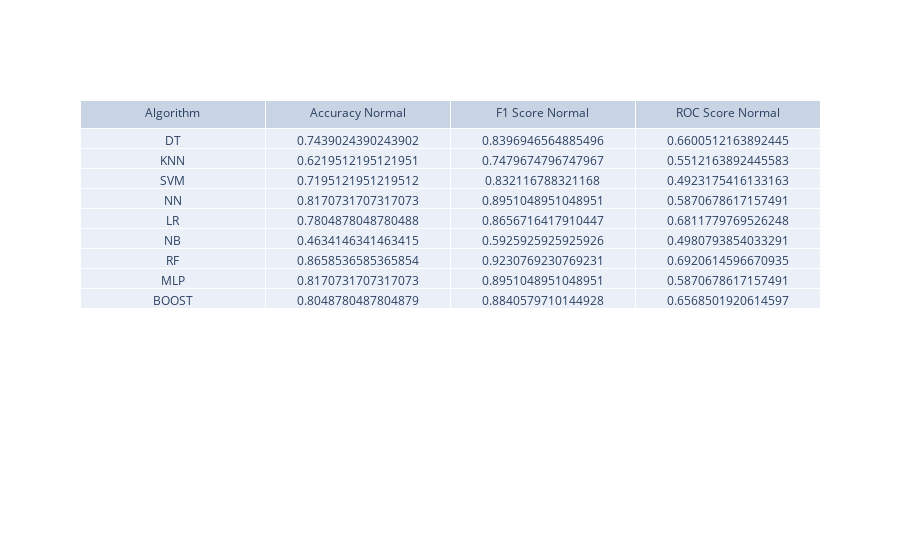

Notebook cell for this chart:
### Code cell
table = go.Figure(data=[go.Table(header=dict(values=['Algorithm', 'Accuracy Normal', 'F1 Score Normal', 'ROC Score Normal']),
                 cells=dict(values=[['DT', 'KNN', 'SVM', 'NN', 'LR', 'NB', 'RF', 'MLP', 'BOOST'], 
                                    [dtc_classification_report['accuracy'], knn_classification_report['accuracy'], svm_classification_report['accuracy'], nn_classification_report['accuracy'], lr_classification_report['accuracy'], nb_classification_report['accuracy'], rf_classification_report['accuracy'], mlp_classification_report['accuracy'], boost_classification_report['accuracy']], 
                                   [f1_dt, f1_knn, f1_svm, f1_nn, f1_lr, f1_nb, f1_rf, f1_mlp, f1_boost], [roc_dt, roc_knn, roc_svm, roc_nn, roc_lr, roc_nb, roc_rf, roc_mlp, roc_boost]]))
                     ])

table.show()

### Figure 1 — Plotly figure (JSON) as saved in the notebook; plotly's stock layout.template omitted (floating-point values rounded to 4 significant figures)
{"data": [{"cells": {"values": [["DT", "KNN", "SVM", "NN", "LR", "NB", "RF", "MLP", "BOOST"], [0.7439, 0.622, 0.7195, 0.8171, 0.7805, 0.4634, 0.8659, 0.8171, 0.8049], [0.8397, 0.748, 0.8321, 0.8951, 0.8657, 0.5926, 0.9231, 0.8951, 0.8841], [0.6601, 0.5512, 0.4923, 0.5871, 0.6812, 0.4981, 0.6921, 0.5871, 0.6569]]}, "header": {"values": ["Algorithm", "Accuracy Normal", "F1 Score Normal", "ROC Score Normal"]}, "type": "table"}], "layout": {}}
